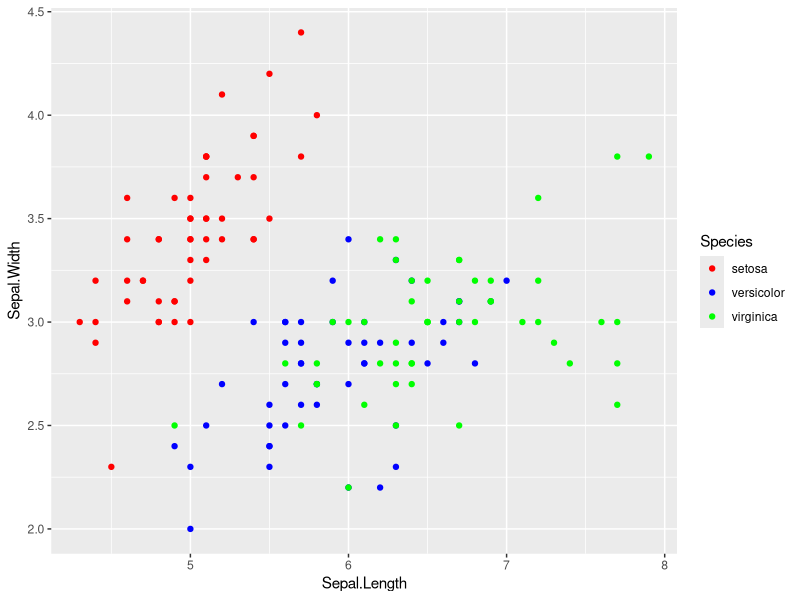
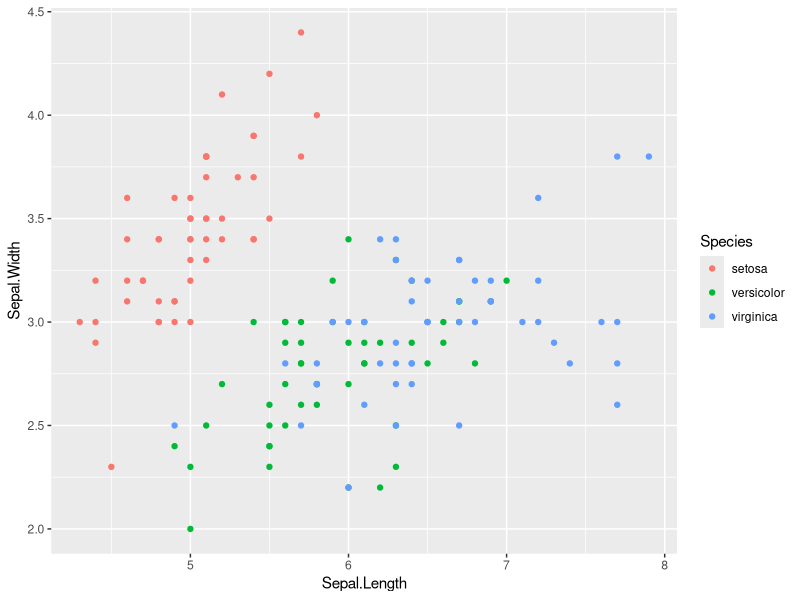
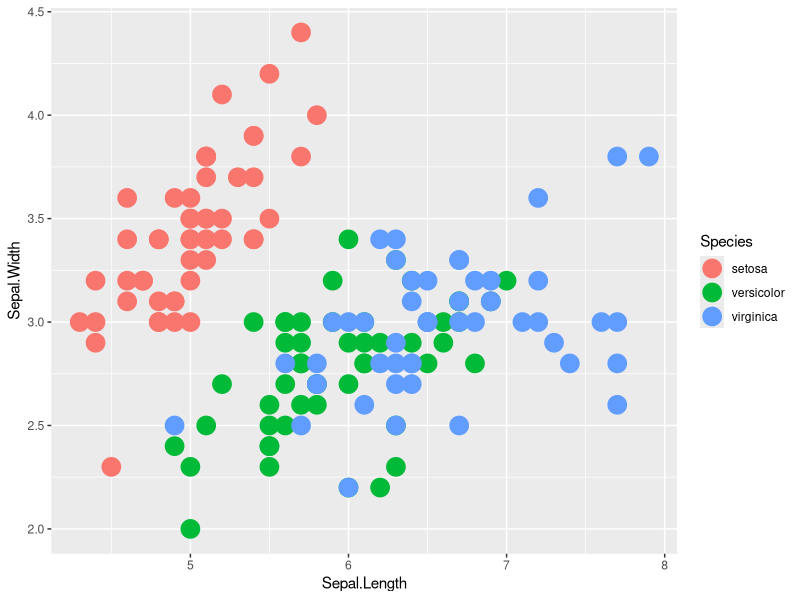
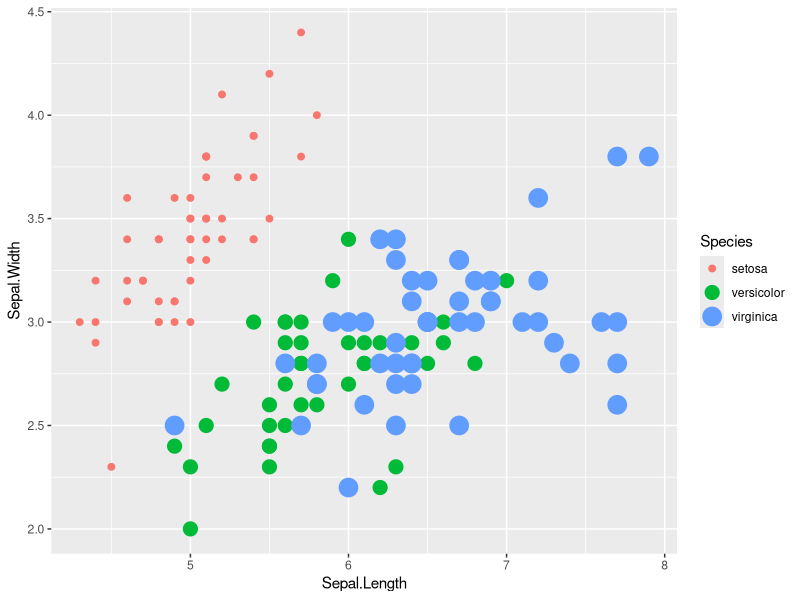
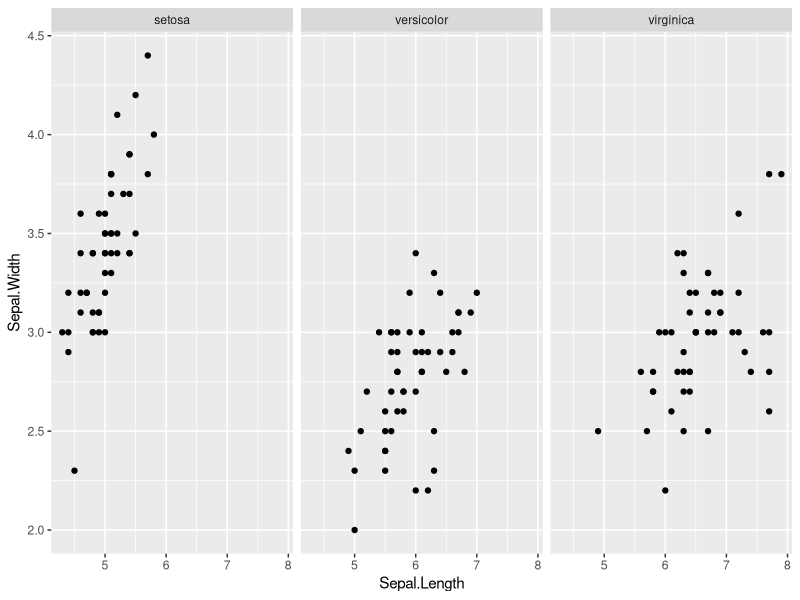
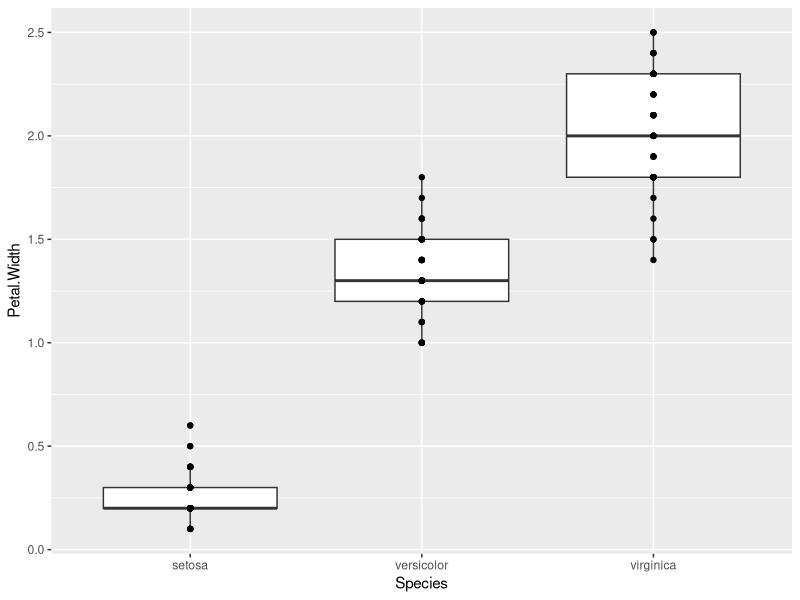
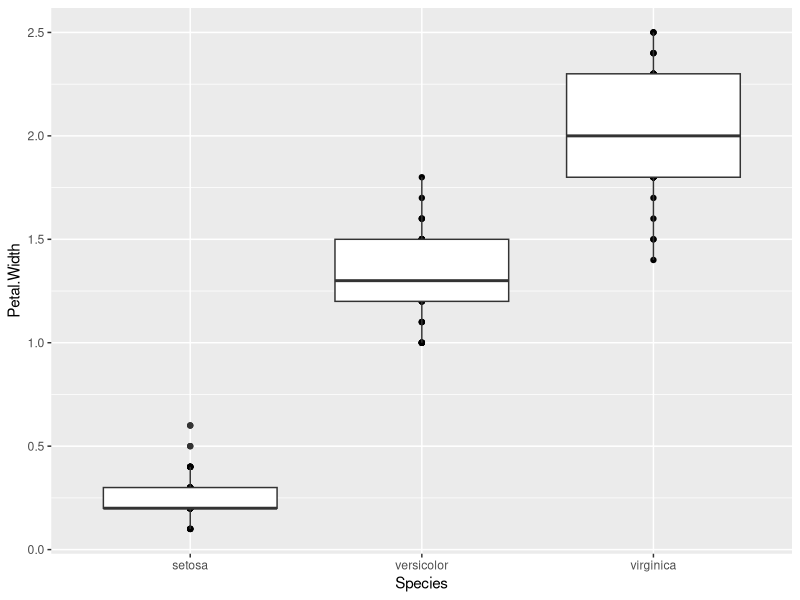

Reproduce these figures in R, in order.
## ---- chunk 1
library(ggplot2)
ggplot(data=iris, aes(Sepal.Length, Sepal.Width, colour=Species)) +
  geom_point() + 
  scale_color_manual(values = c("#FF0000", "#0000FF", "#00FF00"))
## ---- chunk 2
ggplot(data=iris, aes(Sepal.Length, Sepal.Width, colour=Species)) +
  geom_point()
## ---- chunk 3
ggplot(data=iris, aes(Sepal.Length, Sepal.Width, colour=Species)) +
  geom_point(size = 6)
## ---- chunk 4
ggplot(data=iris, aes(Sepal.Length, Sepal.Width, color=Species, size=Species)) +
  geom_point()
## ---- chunk 5
ggplot(data=iris, aes(Sepal.Length, Sepal.Width)) +
  geom_point() +
  facet_wrap(~ Species)
## ---- chunk 6
ggplot(data=iris, aes(Species, Petal.Width)) +
  geom_boxplot() +
  geom_point()
## ---- chunk 7
ggplot(data=iris, aes(Species, Petal.Width)) +
  geom_point() +
  geom_boxplot()
## ---- chunk 8

